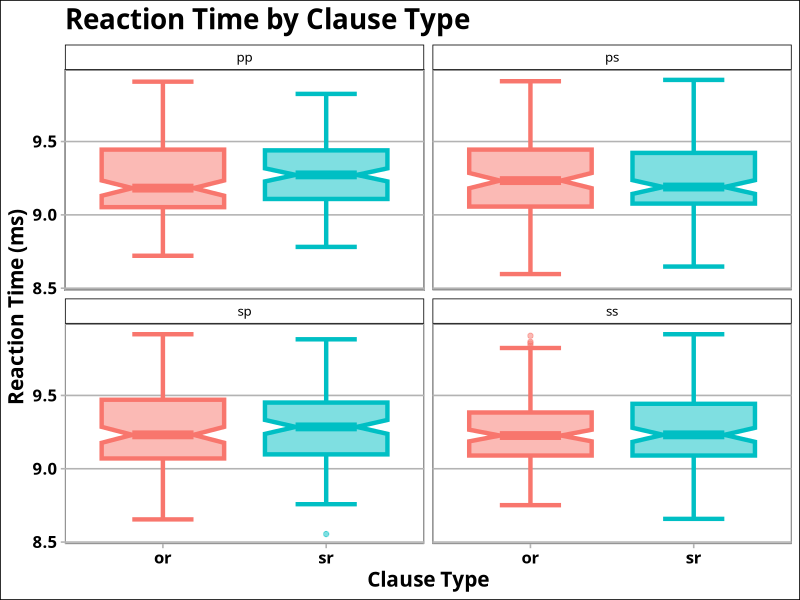
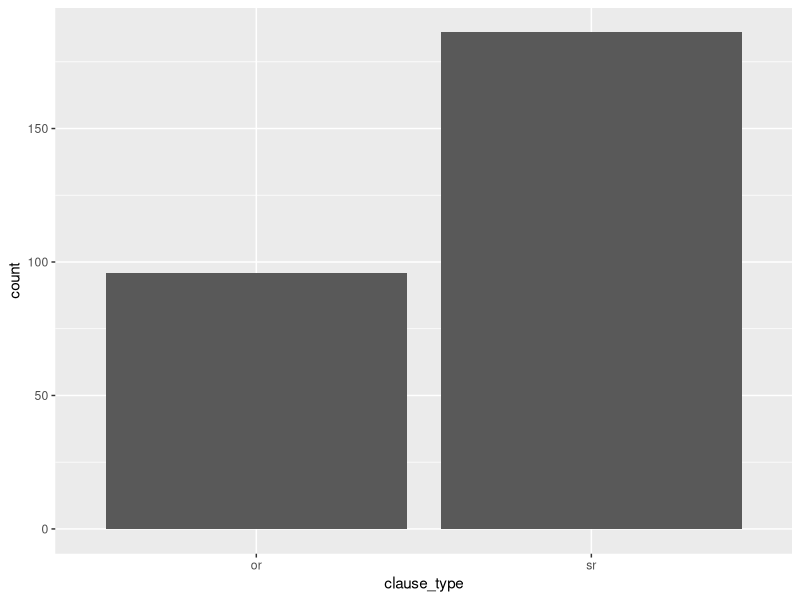

The R source for these figures, in order:
# Library Import
library("tidyverse")
library("ggthemes")

# Data Import
df1 <- select(read.csv("./data/7co.csv"), part_id, gender, age, lang_ca, lang_sp, lang_en, task, item_type, clause_type, number, segment, rt, correct_answer, answer)
df2 <- select(read.csv("./data/ayb.csv"), part_id, gender, age, lang_ca, lang_sp, lang_en, task, item_type, clause_type, number, segment, rt, correct_answer, answer)
df3 <- select(read.csv("./data/ggn.csv"), part_id, gender, age, lang_ca, lang_sp, lang_en, task, item_type, clause_type, number, segment, rt, correct_answer, answer)
df4 <- select(read.csv("./data/h1n.csv"), part_id, gender, age, lang_ca, lang_sp, lang_en, task, item_type, clause_type, number, segment, rt, correct_answer, answer)
df5 <- select(read.csv("./data/qkh.csv"), part_id, gender, age, lang_ca, lang_sp, lang_en, task, item_type, clause_type, number, segment, rt, correct_answer, answer)
df6 <- select(read.csv("./data/y8r.csv"), part_id, gender, age, lang_ca, lang_sp, lang_en, task, item_type, clause_type, number, segment, rt, correct_answer, answer)

# Data Cleaning
df_raw <- reduce(list(df1, df2, df3, df4, df5, df6), rbind)
summary(df_raw)

df_clean <- df_raw[order(df_raw$part_id), ] %>%
    filter(task == "item" | task == "question") %>%
    mutate(across(c(lang_ca, lang_en, lang_sp, correct_answer, answer), as.logical)) %>%
    mutate(rt = as.numeric(rt))
summary(df_clean)

df_clean$lang_ca[is.na(df_clean$lang_ca)] <- FALSE
df_clean$lang_sp[is.na(df_clean$lang_sp)] <- FALSE
df_clean$lang_en[is.na(df_clean$lang_en)] <- FALSE

Q1 <- quantile(df_clean$rt, 0.25) # nolint
Q3 <- quantile(df_clean$rt, 0.75) # nolint
IQR <- Q3 - Q1 # nolint
inner_bound <- Q1 - 1.5 * IQR
upper_bound <- Q3 + 1.5 * IQR

df_rt <- filter(select(df_clean, part_id, gender, age, lang_ca, lang_sp, lang_en, task, item_type, clause_type, number, segment, rt), task == "item" & item_type == "exp_item") %>%
    filter(rt > inner_bound & rt < upper_bound) %>%
    mutate(rt = log(rt, base = 2))
summary(df_rt)

df_acc <- filter(select(df_clean, part_id, gender, age, lang_ca, lang_sp, lang_en, task, item_type, clause_type, number, correct_answer, answer), task == "question") %>%
    mutate(correct = ifelse(correct_answer == answer, TRUE, FALSE))
summary(df_acc)

# Data Analysis
lm_rt <- lm(data = df_rt, rt ~ clause_type + number)
summary(lm_rt)

lm_acc <- lm(data = df_acc, correct ~ clause_type + number)
summary(lm_acc)

# Data Visualization
plot_rt <- df_rt %>%
    ggplot(aes(
        x = clause_type,
        y = rt,
        color = clause_type,
        fill = clause_type
    )) +
    geom_boxplot(
        notch = TRUE,
        notchwidth = 0.5,
        staplewidth = 0.5,
        show.legend = FALSE,
        outlier.alpha = 0.5,
        linewidth = 1.5,
        alpha = 0.5,
    ) +
    facet_wrap(~number) +
    theme_calc(base_size = 12, base_family = "Verdana") +
    theme(
        plot.title = element_text(size = 20, face = "bold"),
        legend.title = element_text(size = 15, face = "bold"),
        legend.text = element_text(size = 12, face = "bold"),
        axis.title = element_text(size = 15, face = "bold"),
        axis.text = element_text(size = 12, face = "bold"),
    ) +
    labs(
        title = "Reaction Time by Clause Type",
        x = "Clause Type",
        y = "Reaction Time (ms)",
    )
plot_rt

plot_acc <- df_acc %>%
    ggplot(aes(x = clause_type)) +
    geom_bar()
plot_acc
